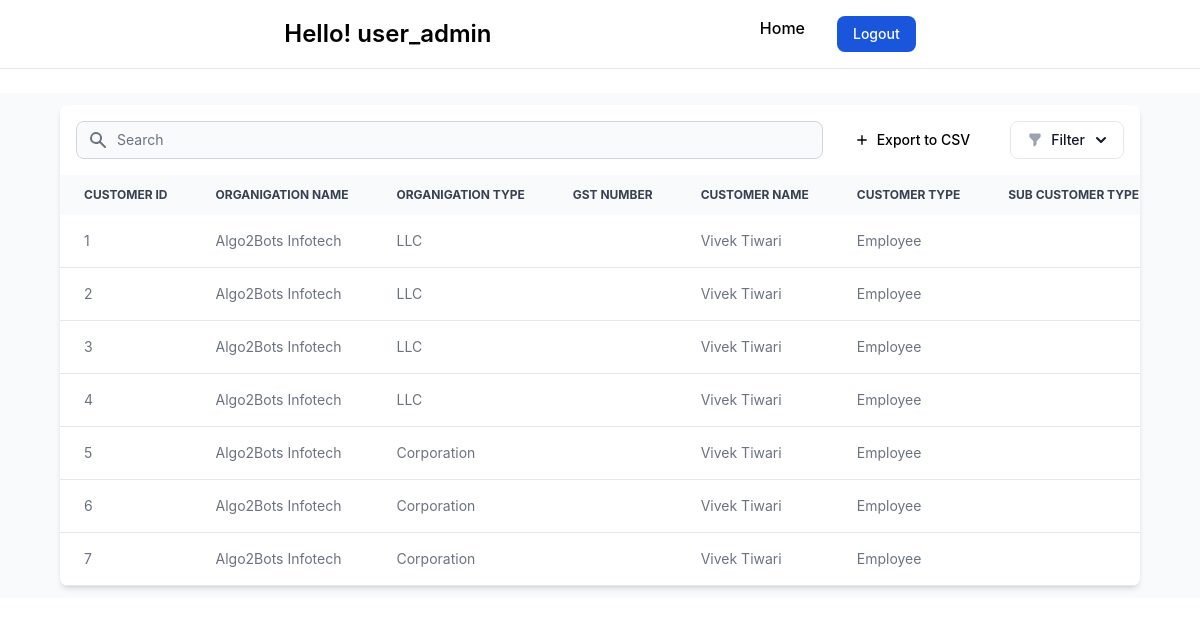
/customer_report.php (signed in), run on the app's committed database.
### tables this page shows
CREATE TABLE `organization_details_tbl` (
  `customer_id` int NOT NULL AUTO_INCREMENT,
  `organization_name` varchar(100) NOT NULL,
  `organigation_type` varchar(100) NOT NULL,
  `gst_number` varchar(100) NOT NULL,
  `customer_name` varchar(100) NOT NULL,
  `customer_type` varchar(100) NOT NULL,
  `sub_cutomer` varchar(100) NOT NULL,
  `customer_status` varchar(100) NOT NULL,
  `starting_date` varchar(100) NOT NULL,
  `ending_date` varchar(100) NOT NULL,
  `contact_person_name` varchar(100) NOT NULL,
  `contact_person` varchar(100) NOT NULL,
  `contact_person_no` varchar(100) NOT NULL,
  PRIMARY KEY (`customer_id`)
);

CREATE TABLE `banking_details_tbl` (
  `customer_id` int NOT NULL AUTO_INCREMENT,
  `site_code` varchar(100) NOT NULL,
  `branch_name` varchar(100) NOT NULL,
  `branch_no` varchar(100) NOT NULL,
  `branch_type` varchar(100) NOT NULL,
  `bank_name` varchar(100) NOT NULL,
  `bank_no` varchar(100) NOT NULL,
  `bank_type` varchar(100) NOT NULL,
  `account_name` varchar(100) NOT NULL,
  `account_no` varchar(100) NOT NULL,
  `account_type` varchar(100) NOT NULL,
  `ifsc_code` varchar(100) NOT NULL,
  PRIMARY KEY (`customer_id`)
);

### customer_report.php (the view, shortened to what this page needs)
<?php
include("./dbconnection/db.php");
include("./navForLogged.php");
$sql = "SELECT *
FROM organization_details_tbl a
INNER JOIN address_details_tbl b ON a.customer_id = b.customer_id
INNER JOIN banking_details_tbl c ON b.customer_id = c.customer_id;";
$result = mysqli_query($con, $sql);
?>
<!DOCTYPE html>
<html lang="en">
<head>
    <link href="https://cdn.jsdelivr.net/npm/flowbite@2.5.1/dist/flowbite.min.css" rel="stylesheet" />
    <script src="https://cdn.tailwindcss.com"></script>
</head>
<body>
    <section class="bg-gray-50 dark:bg-gray-900  mt-6   p-3 sm:p-5">
        <div class="mx-auto max-w-screen-xl px-4 lg:px-12">
            <div class="bg-white dark:bg-gray-800 relative shadow-md sm:rounded-lg overflow-hidden">
                <div
                    class="flex flex-col md:flex-row items-center justify-between space-y-3 md:space-y-0 md:space-x-4 p-4">
                    <div class="w-full md:w-1/2">
                        <form class="flex items-center">
                            <div class="relative w-full">
                                <div class="absolute inset-y-0 left-0 flex items-center pl-3 pointer-events-none">
                                </div>
                                <input type="text" id="search_query" name="search_query"
                                    class="bg-gray-50 border border-gray-300 text-gray-900 text-sm rounded-lg focus:ring-primary-500 focus:border-primary-500 block w-full pl-10 p-2 dark:bg-gray-700 dark:border-gray-600 dark:placeholder-gray-400 dark:text-white dark:focus:ring-primary-500 dark:focus:border-primary-500"
                                    placeholder="Search" required="">
                            </div>
                        </form>
                    </div>
                    <div
                        class="w-full md:w-auto flex flex-col md:flex-row space-y-2 md:space-y-0 items-stretch md:items-center justify-end md:space-x-3 flex-shrink-0">
                        <button onclick="exportTableToCSV('table.csv')" type="button"
                            class="flex items-center justify-center  bg-primary-700 hover:bg-primary-800 focus:ring-4 focus:ring-primary-300 font-medium rounded-lg text-sm px-4 py-2 dark:bg-primary-600 dark:hover:bg-primary-700 focus:outline-none dark:focus:ring-primary-800">
                            <svg class="h-3.5 w-3.5 mr-2" fill="currentColor" viewbox="0 0 20 20"
                                xmlns="http://www.w3.org/2000/svg" aria-hidden="true">
                                <path clip-rule="evenodd" fill-rule="evenodd"
                                    d="M10 3a1 1 0 011 1v5h5a1 1 0 110 2h-5v5a1 1 0 11-2 0v-5H4a1 1 0 110-2h5V4a1 1 0 011-1z" />
                            </svg>
                            Export to CSV
                        </button>
                        <div class="flex items-center space-x-3 w-full md:w-auto">
                            <button id="filterDropdownButton" data-dropdown-toggle="filterDropdown"
                                class="w-full md:w-auto flex items-center justify-center py-2 px-4 text-sm font-medium text-gray-900 focus:outline-none bg-white rounded-lg border border-gray-200 hover:bg-gray-100 hover:text-primary-700 focus:z-10 focus:ring-4 focus:ring-gray-200 dark:focus:ring-gray-700 dark:bg-gray-800 dark:text-gray-400 dark:border-gray-600 dark:hover:text-white dark:hover:bg-gray-700"
                                type="button">
                                Filter
                                <svg class="-mr-1 ml-1.5 w-5 h-5" fill="currentColor" viewbox="0 0 20 20"
                                    xmlns="http://www.w3.org/2000/svg" aria-hidden="true">
                                    <path clip-rule="evenodd" fill-rule="evenodd"
                                        d="M5.293 7.293a1 1 0 011.414 0L10 10.586l3.293-3.293a1 1 0 111.414 1.414l-4 4a1 1 0 01-1.414 0l-4-4a1 1 0 010-1.414z" />
                                </svg>
                            </button>
                        </div>
                    </div>
                </div>
                <div class="overflow-x-auto">
                    <table id="dataTable"
                        class="w-full text-sm whitespace-nowrap text-left text-gray-500 dark:text-gray-400">
                        <thead class="text-xs text-gray-700 uppercase bg-gray-50 dark:bg-gray-700 dark:text-gray-400">
                            <tr>
                                <th scope="col" class="px-6 py-3">Customer id </th>
                                <th scope="col" class="px-6 py-3">Organigation Name</th>
                                <th scope="col" class="px-6 py-3">Organigation Type</th>
                                <th scope="col" class="px-6 py-3">GST Number</th>
                                <th scope="col" class="px-6 py-3">Customer Name</th>
                                <th scope="col" class="px-6 py-3">Customer Type</th>
                                <th scope="col" class="px-6 py-3">Sub Customer Type</th>
                            </tr>
                        </thead>
                        <tbody id="genDataTbody">
                            <?php
                            while ($row = mysqli_fetch_assoc($result)) {
                                ?>
                                <tr class="border-b dark:border-gray-700">
                                    <td class="px-6 py-4">
                                        <?php echo $row['customer_id'] ?>
                                    </td>
                                    <td class="px-6 py-4">
                                        <?php echo $row['organization_name'] ?>
                                    </td>
                                    <td class="px-6 py-4">
                                        <?php echo $row['organigation_type'] ?>
                                    </td>
                                    <td class="px-6 py-4">
                                    </td>
                                    <td class="px-6 py-4">
                                        <?php echo $row['customer_name'] ?>
                                    </td>
                                    <td class="px-6 py-4">
                                        <?php echo $row['customer_type'] ?>
                                    </td>
                                    <td class="px-6 py-4">
                                    </td>
                                </tr>
                                <?php
                            }
                            ?>
                        </tbody>
                    </table>
                </div>
            </div>
        </div>
    </section>
</body>

### navForLogged.php (shortened to what this page needs)
<?php
$current_uri = basename($_SERVER['REQUEST_URI']) ;
?>
<!DOCTYPE html>
<html lang="en">
<head>
    <link href="https://cdn.jsdelivr.net/npm/tailwindcss@2.0.4/dist/tailwind.min.css" rel="stylesheet">
</head>
<body>
    <nav class="bg-white mb-2 dark:bg-gray-900 sticky w-full z-20 top-0 start-0 border-b border-gray-200 dark:border-gray-600">
        <div class="max-w-screen-xl flex flex-wrap  justify-between mx-auto p-4">
            <span class="self-center text-2xl font-semibold whitespace-nowrap dark:text-white">  Hello! <?php  echo  $_SESSION['username'] ?></span>
            <div class="items-center justify-between hidden w-full md:flex md:w-auto md:order-1" id="navbar-sticky">
                <ul class="flex flex-col p-4 md:p-0 mt-4 font-medium border border-gray-100 rounded-lg bg-gray-50 md:space-x-8 rtl:space-x-reverse md:flex-row md:mt-0 md:border-0 md:bg-white dark:bg-gray-800 md:dark:bg-gray-900 dark:border-gray-700">
                    <li>
                        <a href="./dashboard.php" class="block py-2 px-3 text-black bg-blue-700 rounded md:bg-transparent <?php if($current_uri=="dashboard.php"){echo "md:text-blue-700"; }  else{echo "md:text-black";}  ?> md:p-0 md:dark:text-blue-500" aria-current="page">Home</a>
                    </li>
                    <a href="logout.php" type="button" class="text-white bg-blue-700 hover:bg-blue-800 focus:ring-4 focus:outline-none focus:ring-blue-300 font-medium rounded-lg text-sm px-4 py-2 text-center dark:bg-blue-600 dark:hover:bg-blue-700 dark:focus:ring-blue-800">Logout</a>
                </ul>
            </div>
        </div>
    </nav>
</body>
</html>

### data on the page
organization_details_tbl: banking_details_tbl.customer_id "1", organization_name "Algo2Bots Infotech", organigation_type "LLC", customer_name "Vivek Tiwari", customer_type "Employee"
organization_details_tbl: banking_details_tbl.customer_id "2", organization_name "Algo2Bots Infotech", organigation_type "LLC", customer_name "Vivek Tiwari", customer_type "Employee"
organization_details_tbl: banking_details_tbl.customer_id "3", organization_name "Algo2Bots Infotech", organigation_type "LLC", customer_name "Vivek Tiwari", customer_type "Employee"
organization_details_tbl: banking_details_tbl.customer_id "4", organization_name "Algo2Bots Infotech", organigation_type "LLC", customer_name "Vivek Tiwari", customer_type "Employee"
organization_details_tbl: banking_details_tbl.customer_id "5", organization_name "Algo2Bots Infotech", organigation_type "Corporation", customer_name "Vivek Tiwari", customer_type "Employee"
organization_details_tbl: banking_details_tbl.customer_id "6", organization_name "Algo2Bots Infotech", organigation_type "Corporation", customer_name "Vivek Tiwari", customer_type "Employee"
organization_details_tbl: banking_details_tbl.customer_id "7", organization_name "Algo2Bots Infotech", organigation_type "Corporation", customer_name "Vivek Tiwari", customer_type "Employee"

### other printed values
$_SESSION['username'] "user_admin"
